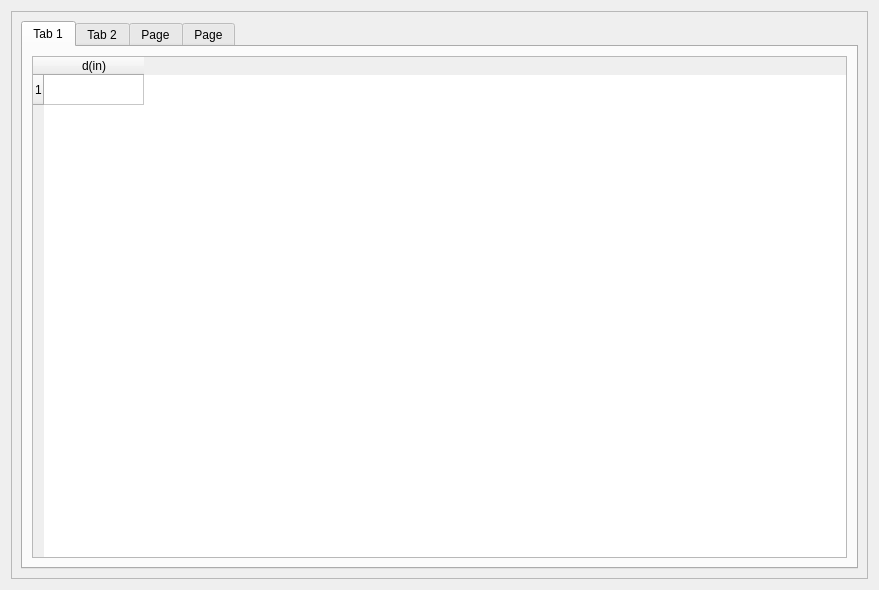
<?xml version="1.0" encoding="UTF-8"?>
<ui version="4.0">
 <class>Form</class>
 <widget class="QWidget" name="Form">
  <property name="geometry">
   <rect>
    <x>0</x>
    <y>0</y>
    <width>879</width>
    <height>590</height>
   </rect>
  </property>
  <property name="windowTitle">
   <string>Form</string>
  </property>
  <layout class="QGridLayout" name="gridLayout_4">
   <item row="0" column="0">
    <widget class="QFrame" name="frame">
     <property name="frameShape">
      <enum>QFrame::StyledPanel</enum>
     </property>
     <property name="frameShadow">
      <enum>QFrame::Raised</enum>
     </property>
     <layout class="QGridLayout" name="gridLayout">
      <item row="0" column="0">
       <widget class="QTabWidget" name="tabWidget">
        <property name="currentIndex">
         <number>0</number>
        </property>
        <widget class="QWidget" name="tab">
         <attribute name="title">
          <string>Tab 1</string>
         </attribute>
         <layout class="QGridLayout" name="gridLayout_2">
          <item row="0" column="0">
           <widget class="QTableWidget" name="tableWidget">
            <row>
             <property name="text">
              <string>1</string>
             </property>
            </row>
            <column>
             <property name="text">
              <string>d(in)</string>
             </property>
            </column>
           </widget>
          </item>
         </layout>
        </widget>
        <widget class="QWidget" name="tab_2">
         <attribute name="title">
          <string>Tab 2</string>
         </attribute>
         <layout class="QGridLayout" name="gridLayout_3">
          <item row="0" column="0">
           <widget class="QTableWidget" name="tableWidget_2">
            <row>
             <property name="text">
              <string>1</string>
             </property>
            </row>
            <column>
             <property name="text">
              <string>d</string>
             </property>
            </column>
           </widget>
          </item>
         </layout>
        </widget>
        <widget class="QWidget" name="tab_3">
         <attribute name="title">
          <string>Page</string>
         </attribute>
         <layout class="QGridLayout" name="gridLayout_5">
          <item row="0" column="0">
           <widget class="QTableWidget" name="tableWidget_3">
            <row>
             <property name="text">
              <string>1</string>
             </property>
            </row>
            <column>
             <property name="text">
              <string>d(in)</string>
             </property>
            </column>
           </widget>
          </item>
         </layout>
        </widget>
        <widget class="QWidget" name="tab_4">
         <attribute name="title">
          <string>Page</string>
         </attribute>
         <layout class="QGridLayout" name="gridLayout_6">
          <item row="0" column="0">
           <widget class="QTableWidget" name="tableWidget_4">
            <property name="contextMenuPolicy">
             <enum>Qt::DefaultContextMenu</enum>
            </property>
            <property name="dragDropMode">
             <enum>QAbstractItemView::DragOnly</enum>
            </property>
            <property name="selectionMode">
             <enum>QAbstractItemView::NoSelection</enum>
            </property>
            <property name="gridStyle">
             <enum>Qt::SolidLine</enum>
            </property>
            <row>
             <property name="text">
              <string>1</string>
             </property>
            </row>
            <column>
             <property name="text">
              <string>d(in)</string>
             </property>
            </column>
           </widget>
          </item>
         </layout>
        </widget>
       </widget>
      </item>
     </layout>
    </widget>
   </item>
  </layout>
 </widget>
 <resources/>
 <connections/>
</ui>
